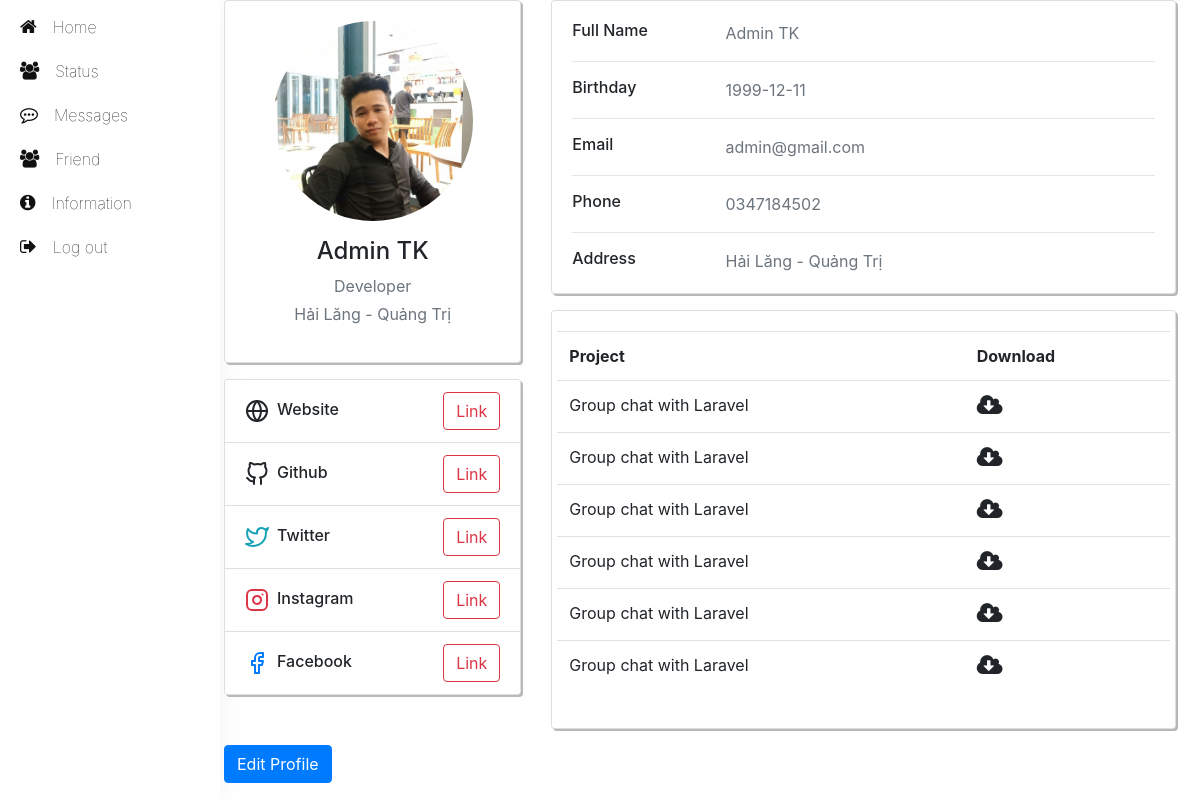
The page /information.php (signed in) on the database its author committed.
### tables this page shows
CREATE TABLE `user` (
  `id` int(11) NOT NULL,
  `name` varchar(50) NOT NULL,
  `email` varchar(50) NOT NULL,
  `birthday` date NOT NULL,
  `password` varchar(255) NOT NULL,
  `phone` varchar(12) NOT NULL,
  `address` varchar(255) NOT NULL,
  `work` varchar(100) NOT NULL,
  `images` varchar(255) NOT NULL,
  `website` varchar(100) NOT NULL,
  `github` varchar(100) NOT NULL,
  `twitter` varchar(100) NOT NULL,
  `instagram` varchar(100) NOT NULL,
  `facebook` varchar(100) NOT NULL,
  `time` timestamp NOT NULL DEFAULT current_timestamp() ON UPDATE current_timestamp(),
  `user_status` int(1) NOT NULL
);

### session.php (called while the page is built, shortened)
<?php
    $email = $_SESSION['login_user'];
?>

### information.php (the view, shortened to what this page needs)
<?php
    include './session.php';
    $sql = mysqli_query( $conn ,"select * from user where email = '$email' ");
    $row = mysqli_fetch_array($sql,MYSQLI_ASSOC);
?>
<!DOCTYPE html>
<html lang="en">
<head>
    <link rel="stylesheet" href="https://cdnjs.cloudflare.com/ajax/libs/twitter-bootstrap/4.6.0/css/bootstrap.min.css">
    <link rel="stylesheet" href="https://cdnjs.cloudflare.com/ajax/libs/font-awesome/5.15.2/css/all.min.css">
    <link rel="stylesheet" href="css/css.css">
    <link rel="stylesheet" href="https://cdnjs.cloudflare.com/ajax/libs/font-awesome/4.7.0/css/font-awesome.min.css">
</head>
<body>
    <div id="main">
        <div class="container-fluid">
            <div class="row">
                <?php include './template/menu.php'; ?>
                <main role="main" class="col-md-9 ml-sm-auto col-lg-10 px-4">
                    <div class="row">
                        <div class="container">
                            <div class="main-body">
                                <div class="row gutters-sm">
                                    <div class="col-md-4 mb-3">
                                        <div class="card">
                                            <div class="card-body">
                                                <div class="d-flex flex-column align-items-center text-center">
                                                    <img src="./images/profile/<?php echo $row['images'] ?>" alt="<?php echo $row['name']  ?>" class="rounded-circle" width="200">
                                                    <div class="mt-3">
                                                        <h4><?php echo $row['name']  ?></h4>
                                                        <p class="text-secondary mb-1"><?php echo $row['work']  ?></p>
                                                        <p class="text-muted font-size-sm"><?php echo $row['address']  ?></p>
                                                    </div>
                                                </div>
                                            </div>
                                        </div>
                                        <div class="card mt-3">
                                            <ul class="list-group list-group-flush">
                                                <li class="list-group-item d-flex justify-content-between align-items-center flex-wrap">
                                                    <h6 class="mb-0">Website</h6>
                                                    <span class="text-secondary"><a href="<?php echo $row['website'] ?>" target="_blank" class="btn btn-outline-danger">Link</a></span>
                                                </li>
                                                <li class="list-group-item d-flex justify-content-between align-items-center flex-wrap">
                                                    <h6 class="mb-0">Github</h6>
                                                    <span class="text-secondary"><a href="<?php echo $row['website']  ?>" target="_blank" class="btn btn-outline-danger">Link</a></span>
                                                </li>
                                                <li class="list-group-item d-flex justify-content-between align-items-center flex-wrap">
                                                    <h6 class="mb-0">Twitter</h6>
                                                    <span class="text-secondary"><a href="<?php echo $row['website']  ?>" target="_blank" class="btn btn-outline-danger">Link</a></span>
                                                </li>
                                                <li class="list-group-item d-flex justify-content-between align-items-center flex-wrap">
                                                    <h6 class="mb-0">Instagram</h6>
                                                    <span class="text-secondary"><a href="<?php echo $row['website']  ?>" target="_blank" class="btn btn-outline-danger">Link</a></span>
                                                </li>
                                                <li class="list-group-item d-flex justify-content-between align-items-center flex-wrap">
                                                    <h6 class="mb-0">Facebook</h6>
                                                    <span class="text-secondary"><a href="<?php echo $row['website']  ?>" target="_blank" class="btn btn-outline-danger">Link</a></span>
                                                </li>
                                            </ul>
                                        </div>
                                    </div>
                                    <div class="col-md-8">
                                        <div class="card mb-3">
                                            <div class="card-body">
                                                <div class="row">
                                                    <div class="col-sm-3">
                                                        <h6 class="mb-0">Full Name</h6>
                                                    </div>
                                                    <div class="col-sm-9 text-secondary">
                                                        <?php echo $row['name']; ?>
                                                    </div>
                                                </div>
                                                <hr>
                                                <div class="row">
                                                    <div class="col-sm-3">
                                                        <h6 class="mb-0">Birthday</h6>
                                                    </div>
                                                    <div class="col-sm-9 text-secondary">
                                                        <?php echo $row['birthday']; ?>
                                                    </div>
                                                </div>
                                                <hr>
                                                <div class="row">
                                                    <div class="col-sm-3">
                                                        <h6 class="mb-0">Email</h6>
                                                    </div>
                                                    <div class="col-sm-9 text-secondary">
                                                        <?php echo $row['email']; ?>
                                                    </div>
                                                </div>
                                                <hr>
                                                <div class="row">
                                                    <div class="col-sm-3">
                                                        <h6 class="mb-0">Phone</h6>
                                                    </div>
                                                    <div class="col-sm-9 text-secondary">
                                                        <?php echo $row['phone']; ?>
                                                    </div>
                                                </div>
                                                <hr>
                                                <div class="row">
                                                    <div class="col-sm-3">
                                                        <h6 class="mb-0">Address</h6>
                                                    </div>
                                                    <div class="col-sm-9 text-secondary">
                                                        <?php echo $row['address']; ?>
                                                    </div>
                                                </div>
                                            </div>
                                        </div>
                                        <div class="card mb-3">
                                            <div class="card-body">
                                                <div class="row">
                                                   <table class="table">
                                                       <tr>
                                                           <th>Project</th>
                                                           <th>Download</th>
                                                       </tr>
                                                       <tr>
                                                           <td>Group chat with Laravel</td>
                                                           <td><i class="fa fa-cloud-download" style="font-size:24px"></i></td>
                                                       </tr>
                                                       <tr>
                                                           <td>Group chat with Laravel</td>
                                                           <td><i class="fa fa-cloud-download" style="font-size:24px"></i></td>
                                                       </tr>
                                                       <tr>
                                                           <td>Group chat with Laravel</td>
                                                           <td><i class="fa fa-cloud-download" style="font-size:24px"></i></td>
                                                       </tr>
                                                       <tr>
                                                           <td>Group chat with Laravel</td>
                                                           <td><i class="fa fa-cloud-download" style="font-size:24px"></i></td>
                                                       </tr>
                                                       <tr>
                                                           <td>Group chat with Laravel</td>
                                                           <td><i class="fa fa-cloud-download" style="font-size:24px"></i></td>
                                                       </tr>
                                                       <tr>
                                                           <td>Group chat with Laravel</td>
                                                           <td><i class="fa fa-cloud-download" style="font-size:24px"></i></td>
                                                       </tr>
                                                   </table>
                                                </div>
                                            </div>
                                        </div>
                                    </div>
                                </div>
                            </div>
                            <a name="" id="" class="btn btn-primary" href="profile.php" role="button">Edit Profile</a>
                        </div>
                    </div>
                </main>
            </div>
        </div>
    </div>
</body>
</html>

### css/css.css (style rules this page uses)
* { margin: 0; padding: 0; }
body { font-family: "Hind Vadodara", -apple-system, BlinkMacSystemFont, Segoe UI, Helvetica Neue, Arial, sans-serif; }
.card { min-width: 100% !important; box-shadow: 2px 2px #b8b8b8 !important; }

### rows shown on the page
user: images (picture), name "Admin TK", work "Developer", address "Hải Lăng - Quảng Trị", birthday "1999-12-11", email "admin@gmail.com", phone "0347184502"
